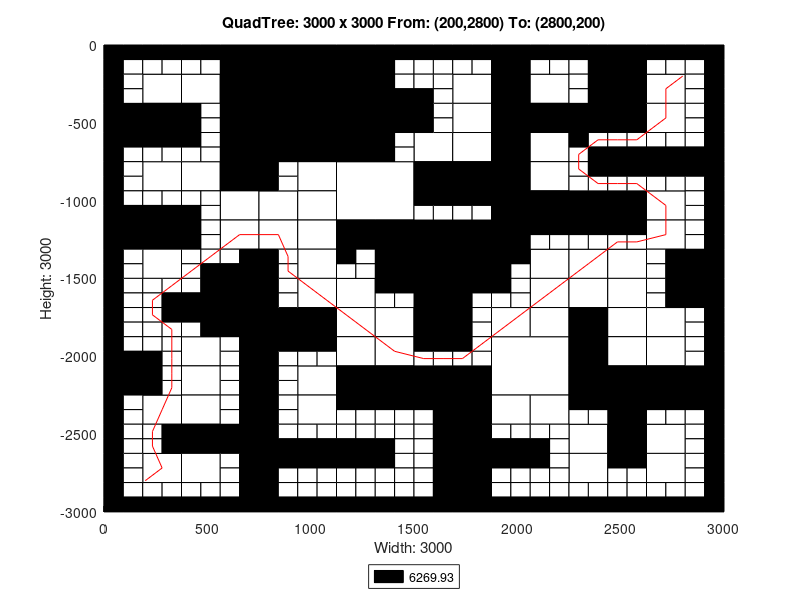

This figure's MATLAB source:
axis([0 3000 -3000 0]);
title('QuadTree: 3000 x 3000 From: (200,2800) To: (2800,200)');
xlabel('Width: 3000');
ylabel('Height: 3000');
rectangle('Position',[750 -375 375 375], 'FaceColor',[0 0 0]);
rectangle('Position',[750 -750 375 375], 'FaceColor',[0 0 0]);
rectangle('Position',[1125 -1125 375 375], 'FaceColor',[1 1 1]);
rectangle('Position',[1500 -1500 375 375], 'FaceColor',[0 0 0]);
rectangle('Position',[1875 -2250 375 375], 'FaceColor',[1 1 1]);
rectangle('Position',[187.5 -375 187.5 187.5], 'FaceColor',[1 1 1]);
rectangle('Position',[562.5 -187.5 187.5 187.5], 'FaceColor',[0 0 0]);
rectangle('Position',[375 -375 187.5 187.5], 'FaceColor',[1 1 1]);
rectangle('Position',[562.5 -375 187.5 187.5], 'FaceColor',[0 0 0]);
rectangle('Position',[0 -562.5 187.5 187.5], 'FaceColor',[0 0 0]);
rectangle('Position',[187.5 -562.5 187.5 187.5], 'FaceColor',[0 0 0]);
rectangle('Position',[562.5 -562.5 187.5 187.5], 'FaceColor',[0 0 0]);
rectangle('Position',[562.5 -750 187.5 187.5], 'FaceColor',[0 0 0]);
rectangle('Position',[1125 -187.5 187.5 187.5], 'FaceColor',[0 0 0]);
rectangle('Position',[1125 -375 187.5 187.5], 'FaceColor',[0 0 0]);
rectangle('Position',[1125 -562.5 187.5 187.5], 'FaceColor',[0 0 0]);
rectangle('Position',[1312.5 -562.5 187.5 187.5], 'FaceColor',[0 0 0]);
rectangle('Position',[1125 -750 187.5 187.5], 'FaceColor',[0 0 0]);
rectangle('Position',[187.5 -937.5 187.5 187.5], 'FaceColor',[1 1 1]);
rectangle('Position',[375 -937.5 187.5 187.5], 'FaceColor',[1 1 1]);
rectangle('Position',[562.5 -937.5 187.5 187.5], 'FaceColor',[0 0 0]);
rectangle('Position',[562.5 -1125 187.5 187.5], 'FaceColor',[1 1 1]);
rectangle('Position',[0 -1312.5 187.5 187.5], 'FaceColor',[0 0 0]);
rectangle('Position',[187.5 -1312.5 187.5 187.5], 'FaceColor',[0 0 0]);
rectangle('Position',[187.5 -1500 187.5 187.5], 'FaceColor',[1 1 1]);
rectangle('Position',[562.5 -1312.5 187.5 187.5], 'FaceColor',[1 1 1]);
rectangle('Position',[937.5 -937.5 187.5 187.5], 'FaceColor',[1 1 1]);
rectangle('Position',[750 -1125 187.5 187.5], 'FaceColor',[1 1 1]);
rectangle('Position',[937.5 -1125 187.5 187.5], 'FaceColor',[1 1 1]);
rectangle('Position',[750 -1312.5 187.5 187.5], 'FaceColor',[1 1 1]);
rectangle('Position',[937.5 -1312.5 187.5 187.5], 'FaceColor',[1 1 1]);
rectangle('Position',[937.5 -1500 187.5 187.5], 'FaceColor',[1 1 1]);
rectangle('Position',[1125 -1312.5 187.5 187.5], 'FaceColor',[0 0 0]);
rectangle('Position',[1312.5 -1312.5 187.5 187.5], 'FaceColor',[0 0 0]);
rectangle('Position',[1312.5 -1500 187.5 187.5], 'FaceColor',[0 0 0]);
rectangle('Position',[1687.5 -375 187.5 187.5], 'FaceColor',[1 1 1]);
rectangle('Position',[1875 -187.5 187.5 187.5], 'FaceColor',[0 0 0]);
rectangle('Position',[1875 -375 187.5 187.5], 'FaceColor',[0 0 0]);
rectangle('Position',[2062.5 -375 187.5 187.5], 'FaceColor',[1 1 1]);
rectangle('Position',[1687.5 -562.5 187.5 187.5], 'FaceColor',[1 1 1]);
rectangle('Position',[1500 -750 187.5 187.5], 'FaceColor',[1 1 1]);
rectangle('Position',[1687.5 -750 187.5 187.5], 'FaceColor',[1 1 1]);
rectangle('Position',[1875 -562.5 187.5 187.5], 'FaceColor',[0 0 0]);
rectangle('Position',[2062.5 -562.5 187.5 187.5], 'FaceColor',[0 0 0]);
rectangle('Position',[1875 -750 187.5 187.5], 'FaceColor',[0 0 0]);
rectangle('Position',[2062.5 -750 187.5 187.5], 'FaceColor',[1 1 1]);
rectangle('Position',[2437.5 -187.5 187.5 187.5], 'FaceColor',[0 0 0]);
rectangle('Position',[2437.5 -375 187.5 187.5], 'FaceColor',[0 0 0]);
rectangle('Position',[2625 -375 187.5 187.5], 'FaceColor',[1 1 1]);
rectangle('Position',[2250 -562.5 187.5 187.5], 'FaceColor',[0 0 0]);
rectangle('Position',[2437.5 -562.5 187.5 187.5], 'FaceColor',[0 0 0]);
rectangle('Position',[2625 -562.5 187.5 187.5], 'FaceColor',[1 1 1]);
rectangle('Position',[1500 -937.5 187.5 187.5], 'FaceColor',[0 0 0]);
rectangle('Position',[1687.5 -937.5 187.5 187.5], 'FaceColor',[0 0 0]);
rectangle('Position',[1875 -937.5 187.5 187.5], 'FaceColor',[0 0 0]);
rectangle('Position',[2062.5 -937.5 187.5 187.5], 'FaceColor',[1 1 1]);
rectangle('Position',[1875 -1125 187.5 187.5], 'FaceColor',[0 0 0]);
rectangle('Position',[2062.5 -1125 187.5 187.5], 'FaceColor',[0 0 0]);
rectangle('Position',[1875 -1312.5 187.5 187.5], 'FaceColor',[0 0 0]);
rectangle('Position',[2062.5 -1500 187.5 187.5], 'FaceColor',[1 1 1]);
rectangle('Position',[2250 -1125 187.5 187.5], 'FaceColor',[0 0 0]);
rectangle('Position',[2437.5 -1125 187.5 187.5], 'FaceColor',[0 0 0]);
rectangle('Position',[2625 -1125 187.5 187.5], 'FaceColor',[1 1 1]);
rectangle('Position',[2250 -1500 187.5 187.5], 'FaceColor',[1 1 1]);
rectangle('Position',[2437.5 -1500 187.5 187.5], 'FaceColor',[1 1 1]);
rectangle('Position',[2625 -1312.5 187.5 187.5], 'FaceColor',[1 1 1]);
rectangle('Position',[2812.5 -1500 187.5 187.5], 'FaceColor',[0 0 0]);
rectangle('Position',[562.5 -1687.5 187.5 187.5], 'FaceColor',[0 0 0]);
rectangle('Position',[562.5 -1875 187.5 187.5], 'FaceColor',[0 0 0]);
rectangle('Position',[0 -2250 187.5 187.5], 'FaceColor',[0 0 0]);
rectangle('Position',[375 -2062.5 187.5 187.5], 'FaceColor',[1 1 1]);
rectangle('Position',[375 -2250 187.5 187.5], 'FaceColor',[1 1 1]);
rectangle('Position',[937.5 -1687.5 187.5 187.5], 'FaceColor',[1 1 1]);
rectangle('Position',[750 -1875 187.5 187.5], 'FaceColor',[0 0 0]);
rectangle('Position',[937.5 -1875 187.5 187.5], 'FaceColor',[0 0 0]);
rectangle('Position',[1125 -1687.5 187.5 187.5], 'FaceColor',[1 1 1]);
rectangle('Position',[1125 -1875 187.5 187.5], 'FaceColor',[1 1 1]);
rectangle('Position',[1312.5 -1875 187.5 187.5], 'FaceColor',[1 1 1]);
rectangle('Position',[937.5 -2250 187.5 187.5], 'FaceColor',[1 1 1]);
rectangle('Position',[1125 -2062.5 187.5 187.5], 'FaceColor',[1 1 1]);
rectangle('Position',[1312.5 -2062.5 187.5 187.5], 'FaceColor',[1 1 1]);
rectangle('Position',[1125 -2250 187.5 187.5], 'FaceColor',[0 0 0]);
rectangle('Position',[1312.5 -2250 187.5 187.5], 'FaceColor',[0 0 0]);
rectangle('Position',[187.5 -2437.5 187.5 187.5], 'FaceColor',[1 1 1]);
rectangle('Position',[375 -2437.5 187.5 187.5], 'FaceColor',[1 1 1]);
rectangle('Position',[375 -2625 187.5 187.5], 'FaceColor',[0 0 0]);
rectangle('Position',[562.5 -2625 187.5 187.5], 'FaceColor',[0 0 0]);
rectangle('Position',[187.5 -2812.5 187.5 187.5], 'FaceColor',[1 1 1]);
rectangle('Position',[375 -2812.5 187.5 187.5], 'FaceColor',[1 1 1]);
rectangle('Position',[937.5 -2437.5 187.5 187.5], 'FaceColor',[1 1 1]);
rectangle('Position',[1500 -1687.5 187.5 187.5], 'FaceColor',[0 0 0]);
rectangle('Position',[1500 -1875 187.5 187.5], 'FaceColor',[0 0 0]);
rectangle('Position',[2062.5 -1687.5 187.5 187.5], 'FaceColor',[1 1 1]);
rectangle('Position',[1875 -1875 187.5 187.5], 'FaceColor',[1 1 1]);
rectangle('Position',[2062.5 -1875 187.5 187.5], 'FaceColor',[1 1 1]);
rectangle('Position',[1500 -2250 187.5 187.5], 'FaceColor',[0 0 0]);
rectangle('Position',[1687.5 -2250 187.5 187.5], 'FaceColor',[0 0 0]);
rectangle('Position',[2250 -1687.5 187.5 187.5], 'FaceColor',[1 1 1]);
rectangle('Position',[2437.5 -1687.5 187.5 187.5], 'FaceColor',[1 1 1]);
rectangle('Position',[2250 -1875 187.5 187.5], 'FaceColor',[0 0 0]);
rectangle('Position',[2437.5 -1875 187.5 187.5], 'FaceColor',[1 1 1]);
rectangle('Position',[2812.5 -1687.5 187.5 187.5], 'FaceColor',[0 0 0]);
rectangle('Position',[2625 -1875 187.5 187.5], 'FaceColor',[1 1 1]);
rectangle('Position',[2250 -2062.5 187.5 187.5], 'FaceColor',[0 0 0]);
rectangle('Position',[2437.5 -2062.5 187.5 187.5], 'FaceColor',[1 1 1]);
rectangle('Position',[2250 -2250 187.5 187.5], 'FaceColor',[0 0 0]);
rectangle('Position',[2437.5 -2250 187.5 187.5], 'FaceColor',[0 0 0]);
rectangle('Position',[2625 -2062.5 187.5 187.5], 'FaceColor',[1 1 1]);
rectangle('Position',[2625 -2250 187.5 187.5], 'FaceColor',[0 0 0]);
rectangle('Position',[2812.5 -2250 187.5 187.5], 'FaceColor',[0 0 0]);
rectangle('Position',[1687.5 -2437.5 187.5 187.5], 'FaceColor',[0 0 0]);
rectangle('Position',[1687.5 -2625 187.5 187.5], 'FaceColor',[0 0 0]);
rectangle('Position',[1875 -2437.5 187.5 187.5], 'FaceColor',[1 1 1]);
rectangle('Position',[2062.5 -2437.5 187.5 187.5], 'FaceColor',[1 1 1]);
rectangle('Position',[1687.5 -2812.5 187.5 187.5], 'FaceColor',[0 0 0]);
rectangle('Position',[1687.5 -3000 187.5 187.5], 'FaceColor',[0 0 0]);
rectangle('Position',[2437.5 -2437.5 187.5 187.5], 'FaceColor',[0 0 0]);
rectangle('Position',[2250 -2625 187.5 187.5], 'FaceColor',[1 1 1]);
rectangle('Position',[2437.5 -2625 187.5 187.5], 'FaceColor',[0 0 0]);
rectangle('Position',[2625 -2625 187.5 187.5], 'FaceColor',[1 1 1]);
rectangle('Position',[2250 -2812.5 187.5 187.5], 'FaceColor',[1 1 1]);
rectangle('Position',[2625 -2812.5 187.5 187.5], 'FaceColor',[1 1 1]);
rectangle('Position',[0 -93.75 93.75 93.75], 'FaceColor',[0 0 0]);
rectangle('Position',[93.75 -93.75 93.75 93.75], 'FaceColor',[0 0 0]);
rectangle('Position',[0 -187.5 93.75 93.75], 'FaceColor',[0 0 0]);
rectangle('Position',[93.75 -187.5 93.75 93.75], 'FaceColor',[1 1 1]);
rectangle('Position',[187.5 -93.75 93.75 93.75], 'FaceColor',[0 0 0]);
rectangle('Position',[281.25 -93.75 93.75 93.75], 'FaceColor',[0 0 0]);
rectangle('Position',[187.5 -187.5 93.75 93.75], 'FaceColor',[1 1 1]);
rectangle('Position',[281.25 -187.5 93.75 93.75], 'FaceColor',[1 1 1]);
rectangle('Position',[0 -281.25 93.75 93.75], 'FaceColor',[0 0 0]);
rectangle('Position',[93.75 -281.25 93.75 93.75], 'FaceColor',[1 1 1]);
rectangle('Position',[0 -375 93.75 93.75], 'FaceColor',[0 0 0]);
rectangle('Position',[93.75 -375 93.75 93.75], 'FaceColor',[1 1 1]);
rectangle('Position',[375 -93.75 93.75 93.75], 'FaceColor',[0 0 0]);
rectangle('Position',[468.75 -93.75 93.75 93.75], 'FaceColor',[0 0 0]);
rectangle('Position',[375 -187.5 93.75 93.75], 'FaceColor',[1 1 1]);
rectangle('Position',[468.75 -187.5 93.75 93.75], 'FaceColor',[1 1 1]);
rectangle('Position',[0 -656.25 93.75 93.75], 'FaceColor',[0 0 0]);
rectangle('Position',[93.75 -656.25 93.75 93.75], 'FaceColor',[0 0 0]);
rectangle('Position',[0 -750 93.75 93.75], 'FaceColor',[0 0 0]);
rectangle('Position',[93.75 -750 93.75 93.75], 'FaceColor',[1 1 1]);
rectangle('Position',[187.5 -656.25 93.75 93.75], 'FaceColor',[0 0 0]);
rectangle('Position',[281.25 -656.25 93.75 93.75], 'FaceColor',[0 0 0]);
rectangle('Position',[187.5 -750 93.75 93.75], 'FaceColor',[1 1 1]);
rectangle('Position',[281.25 -750 93.75 93.75], 'FaceColor',[1 1 1]);
rectangle('Position',[375 -468.75 93.75 93.75], 'FaceColor',[0 0 0]);
rectangle('Position',[468.75 -468.75 93.75 93.75], 'FaceColor',[1 1 1]);
rectangle('Position',[375 -562.5 93.75 93.75], 'FaceColor',[0 0 0]);
rectangle('Position',[468.75 -562.5 93.75 93.75], 'FaceColor',[1 1 1]);
rectangle('Position',[375 -656.25 93.75 93.75], 'FaceColor',[0 0 0]);
rectangle('Position',[468.75 -656.25 93.75 93.75], 'FaceColor',[1 1 1]);
rectangle('Position',[375 -750 93.75 93.75], 'FaceColor',[1 1 1]);
rectangle('Position',[468.75 -750 93.75 93.75], 'FaceColor',[1 1 1]);
rectangle('Position',[1312.5 -93.75 93.75 93.75], 'FaceColor',[0 0 0]);
rectangle('Position',[1406.25 -93.75 93.75 93.75], 'FaceColor',[0 0 0]);
rectangle('Position',[1312.5 -187.5 93.75 93.75], 'FaceColor',[0 0 0]);
rectangle('Position',[1406.25 -187.5 93.75 93.75], 'FaceColor',[1 1 1]);
rectangle('Position',[1312.5 -281.25 93.75 93.75], 'FaceColor',[0 0 0]);
rectangle('Position',[1406.25 -281.25 93.75 93.75], 'FaceColor',[1 1 1]);
rectangle('Position',[1312.5 -375 93.75 93.75], 'FaceColor',[0 0 0]);
rectangle('Position',[1406.25 -375 93.75 93.75], 'FaceColor',[0 0 0]);
rectangle('Position',[1312.5 -656.25 93.75 93.75], 'FaceColor',[0 0 0]);
rectangle('Position',[1406.25 -656.25 93.75 93.75], 'FaceColor',[1 1 1]);
rectangle('Position',[1312.5 -750 93.75 93.75], 'FaceColor',[0 0 0]);
rectangle('Position',[1406.25 -750 93.75 93.75], 'FaceColor',[1 1 1]);
rectangle('Position',[0 -843.75 93.75 93.75], 'FaceColor',[0 0 0]);
rectangle('Position',[93.75 -843.75 93.75 93.75], 'FaceColor',[1 1 1]);
rectangle('Position',[0 -937.5 93.75 93.75], 'FaceColor',[0 0 0]);
rectangle('Position',[93.75 -937.5 93.75 93.75], 'FaceColor',[1 1 1]);
rectangle('Position',[0 -1031.25 93.75 93.75], 'FaceColor',[0 0 0]);
rectangle('Position',[93.75 -1031.25 93.75 93.75], 'FaceColor',[1 1 1]);
rectangle('Position',[0 -1125 93.75 93.75], 'FaceColor',[0 0 0]);
rectangle('Position',[93.75 -1125 93.75 93.75], 'FaceColor',[0 0 0]);
rectangle('Position',[187.5 -1031.25 93.75 93.75], 'FaceColor',[1 1 1]);
rectangle('Position',[281.25 -1031.25 93.75 93.75], 'FaceColor',[1 1 1]);
rectangle('Position',[187.5 -1125 93.75 93.75], 'FaceColor',[0 0 0]);
rectangle('Position',[281.25 -1125 93.75 93.75], 'FaceColor',[0 0 0]);
rectangle('Position',[375 -1031.25 93.75 93.75], 'FaceColor',[1 1 1]);
rectangle('Position',[468.75 -1031.25 93.75 93.75], 'FaceColor',[1 1 1]);
rectangle('Position',[375 -1125 93.75 93.75], 'FaceColor',[0 0 0]);
rectangle('Position',[468.75 -1125 93.75 93.75], 'FaceColor',[1 1 1]);
rectangle('Position',[0 -1406.25 93.75 93.75], 'FaceColor',[0 0 0]);
rectangle('Position',[93.75 -1406.25 93.75 93.75], 'FaceColor',[1 1 1]);
rectangle('Position',[0 -1500 93.75 93.75], 'FaceColor',[0 0 0]);
rectangle('Position',[93.75 -1500 93.75 93.75], 'FaceColor',[1 1 1]);
rectangle('Position',[375 -1218.75 93.75 93.75], 'FaceColor',[0 0 0]);
rectangle('Position',[468.75 -1218.75 93.75 93.75], 'FaceColor',[1 1 1]);
rectangle('Position',[375 -1312.5 93.75 93.75], 'FaceColor',[0 0 0]);
rectangle('Position',[468.75 -1312.5 93.75 93.75], 'FaceColor',[1 1 1]);
rectangle('Position',[375 -1406.25 93.75 93.75], 'FaceColor',[1 1 1]);
rectangle('Position',[468.75 -1406.25 93.75 93.75], 'FaceColor',[1 1 1]);
rectangle('Position',[375 -1500 93.75 93.75], 'FaceColor',[1 1 1]);
rectangle('Position',[468.75 -1500 93.75 93.75], 'FaceColor',[0 0 0]);
rectangle('Position',[562.5 -1406.25 93.75 93.75], 'FaceColor',[1 1 1]);
rectangle('Position',[656.25 -1406.25 93.75 93.75], 'FaceColor',[0 0 0]);
rectangle('Position',[562.5 -1500 93.75 93.75], 'FaceColor',[0 0 0]);
rectangle('Position',[656.25 -1500 93.75 93.75], 'FaceColor',[0 0 0]);
rectangle('Position',[750 -843.75 93.75 93.75], 'FaceColor',[0 0 0]);
rectangle('Position',[843.75 -843.75 93.75 93.75], 'FaceColor',[1 1 1]);
rectangle('Position',[750 -937.5 93.75 93.75], 'FaceColor',[0 0 0]);
rectangle('Position',[843.75 -937.5 93.75 93.75], 'FaceColor',[1 1 1]);
rectangle('Position',[750 -1406.25 93.75 93.75], 'FaceColor',[0 0 0]);
rectangle('Position',[843.75 -1406.25 93.75 93.75], 'FaceColor',[1 1 1]);
rectangle('Position',[750 -1500 93.75 93.75], 'FaceColor',[0 0 0]);
rectangle('Position',[843.75 -1500 93.75 93.75], 'FaceColor',[1 1 1]);
rectangle('Position',[1125 -1406.25 93.75 93.75], 'FaceColor',[0 0 0]);
rectangle('Position',[1218.75 -1406.25 93.75 93.75], 'FaceColor',[1 1 1]);
rectangle('Position',[1125 -1500 93.75 93.75], 'FaceColor',[1 1 1]);
rectangle('Position',[1218.75 -1500 93.75 93.75], 'FaceColor',[1 1 1]);
rectangle('Position',[1500 -93.75 93.75 93.75], 'FaceColor',[0 0 0]);
rectangle('Position',[1593.75 -93.75 93.75 93.75], 'FaceColor',[0 0 0]);
rectangle('Position',[1500 -187.5 93.75 93.75], 'FaceColor',[1 1 1]);
rectangle('Position',[1593.75 -187.5 93.75 93.75], 'FaceColor',[1 1 1]);
rectangle('Position',[1687.5 -93.75 93.75 93.75], 'FaceColor',[0 0 0]);
rectangle('Position',[1781.25 -93.75 93.75 93.75], 'FaceColor',[0 0 0]);
rectangle('Position',[1687.5 -187.5 93.75 93.75], 'FaceColor',[1 1 1]);
rectangle('Position',[1781.25 -187.5 93.75 93.75], 'FaceColor',[1 1 1]);
rectangle('Position',[1500 -281.25 93.75 93.75], 'FaceColor',[1 1 1]);
rectangle('Position',[1593.75 -281.25 93.75 93.75], 'FaceColor',[1 1 1]);
rectangle('Position',[1500 -375 93.75 93.75], 'FaceColor',[0 0 0]);
rectangle('Position',[1593.75 -375 93.75 93.75], 'FaceColor',[1 1 1]);
rectangle('Position',[2062.5 -93.75 93.75 93.75], 'FaceColor',[0 0 0]);
rectangle('Position',[2156.25 -93.75 93.75 93.75], 'FaceColor',[0 0 0]);
rectangle('Position',[2062.5 -187.5 93.75 93.75], 'FaceColor',[1 1 1]);
rectangle('Position',[2156.25 -187.5 93.75 93.75], 'FaceColor',[1 1 1]);
rectangle('Position',[1500 -468.75 93.75 93.75], 'FaceColor',[0 0 0]);
rectangle('Position',[1593.75 -468.75 93.75 93.75], 'FaceColor',[1 1 1]);
rectangle('Position',[1500 -562.5 93.75 93.75], 'FaceColor',[0 0 0]);
rectangle('Position',[1593.75 -562.5 93.75 93.75], 'FaceColor',[1 1 1]);
rectangle('Position',[2250 -93.75 93.75 93.75], 'FaceColor',[0 0 0]);
rectangle('Position',[2343.75 -93.75 93.75 93.75], 'FaceColor',[0 0 0]);
rectangle('Position',[2250 -187.5 93.75 93.75], 'FaceColor',[1 1 1]);
rectangle('Position',[2343.75 -187.5 93.75 93.75], 'FaceColor',[0 0 0]);
rectangle('Position',[2250 -281.25 93.75 93.75], 'FaceColor',[1 1 1]);
rectangle('Position',[2343.75 -281.25 93.75 93.75], 'FaceColor',[0 0 0]);
rectangle('Position',[2250 -375 93.75 93.75], 'FaceColor',[1 1 1]);
rectangle('Position',[2343.75 -375 93.75 93.75], 'FaceColor',[0 0 0]);
rectangle('Position',[2625 -93.75 93.75 93.75], 'FaceColor',[0 0 0]);
rectangle('Position',[2718.75 -93.75 93.75 93.75], 'FaceColor',[0 0 0]);
rectangle('Position',[2625 -187.5 93.75 93.75], 'FaceColor',[1 1 1]);
rectangle('Position',[2718.75 -187.5 93.75 93.75], 'FaceColor',[1 1 1]);
rectangle('Position',[2812.5 -93.75 93.75 93.75], 'FaceColor',[0 0 0]);
rectangle('Position',[2906.25 -93.75 93.75 93.75], 'FaceColor',[0 0 0]);
rectangle('Position',[2812.5 -187.5 93.75 93.75], 'FaceColor',[1 1 1]);
rectangle('Position',[2906.25 -187.5 93.75 93.75], 'FaceColor',[0 0 0]);
rectangle('Position',[2812.5 -281.25 93.75 93.75], 'FaceColor',[1 1 1]);
rectangle('Position',[2906.25 -281.25 93.75 93.75], 'FaceColor',[0 0 0]);
rectangle('Position',[2812.5 -375 93.75 93.75], 'FaceColor',[1 1 1]);
rectangle('Position',[2906.25 -375 93.75 93.75], 'FaceColor',[0 0 0]);
rectangle('Position',[2250 -656.25 93.75 93.75], 'FaceColor',[0 0 0]);
rectangle('Position',[2343.75 -656.25 93.75 93.75], 'FaceColor',[1 1 1]);
rectangle('Position',[2250 -750 93.75 93.75], 'FaceColor',[1 1 1]);
rectangle('Position',[2343.75 -750 93.75 93.75], 'FaceColor',[0 0 0]);
rectangle('Position',[2437.5 -656.25 93.75 93.75], 'FaceColor',[1 1 1]);
rectangle('Position',[2531.25 -656.25 93.75 93.75], 'FaceColor',[1 1 1]);
rectangle('Position',[2437.5 -750 93.75 93.75], 'FaceColor',[0 0 0]);
rectangle('Position',[2531.25 -750 93.75 93.75], 'FaceColor',[0 0 0]);
rectangle('Position',[2812.5 -468.75 93.75 93.75], 'FaceColor',[1 1 1]);
rectangle('Position',[2906.25 -468.75 93.75 93.75], 'FaceColor',[0 0 0]);
rectangle('Position',[2812.5 -562.5 93.75 93.75], 'FaceColor',[1 1 1]);
rectangle('Position',[2906.25 -562.5 93.75 93.75], 'FaceColor',[0 0 0]);
rectangle('Position',[2625 -656.25 93.75 93.75], 'FaceColor',[1 1 1]);
rectangle('Position',[2718.75 -656.25 93.75 93.75], 'FaceColor',[1 1 1]);
rectangle('Position',[2625 -750 93.75 93.75], 'FaceColor',[0 0 0]);
rectangle('Position',[2718.75 -750 93.75 93.75], 'FaceColor',[0 0 0]);
rectangle('Position',[2812.5 -656.25 93.75 93.75], 'FaceColor',[1 1 1]);
rectangle('Position',[2906.25 -656.25 93.75 93.75], 'FaceColor',[0 0 0]);
rectangle('Position',[2812.5 -750 93.75 93.75], 'FaceColor',[0 0 0]);
rectangle('Position',[2906.25 -750 93.75 93.75], 'FaceColor',[0 0 0]);
rectangle('Position',[1500 -1031.25 93.75 93.75], 'FaceColor',[0 0 0]);
rectangle('Position',[1593.75 -1031.25 93.75 93.75], 'FaceColor',[0 0 0]);
rectangle('Position',[1500 -1125 93.75 93.75], 'FaceColor',[1 1 1]);
rectangle('Position',[1593.75 -1125 93.75 93.75], 'FaceColor',[1 1 1]);
rectangle('Position',[1687.5 -1031.25 93.75 93.75], 'FaceColor',[0 0 0]);
rectangle('Position',[1781.25 -1031.25 93.75 93.75], 'FaceColor',[0 0 0]);
rectangle('Position',[1687.5 -1125 93.75 93.75], 'FaceColor',[1 1 1]);
rectangle('Position',[1781.25 -1125 93.75 93.75], 'FaceColor',[1 1 1]);
rectangle('Position',[2062.5 -1218.75 93.75 93.75], 'FaceColor',[0 0 0]);
rectangle('Position',[2156.25 -1218.75 93.75 93.75], 'FaceColor',[0 0 0]);
rectangle('Position',[2062.5 -1312.5 93.75 93.75], 'FaceColor',[1 1 1]);
rectangle('Position',[2156.25 -1312.5 93.75 93.75], 'FaceColor',[1 1 1]);
rectangle('Position',[1875 -1406.25 93.75 93.75], 'FaceColor',[0 0 0]);
rectangle('Position',[1968.75 -1406.25 93.75 93.75], 'FaceColor',[0 0 0]);
rectangle('Position',[1875 -1500 93.75 93.75], 'FaceColor',[0 0 0]);
rectangle('Position',[1968.75 -1500 93.75 93.75], 'FaceColor',[1 1 1]);
rectangle('Position',[2250 -843.75 93.75 93.75], 'FaceColor',[1 1 1]);
rectangle('Position',[2343.75 -843.75 93.75 93.75], 'FaceColor',[0 0 0]);
rectangle('Position',[2250 -937.5 93.75 93.75], 'FaceColor',[1 1 1]);
rectangle('Position',[2343.75 -937.5 93.75 93.75], 'FaceColor',[1 1 1]);
rectangle('Position',[2437.5 -843.75 93.75 93.75], 'FaceColor',[0 0 0]);
rectangle('Position',[2531.25 -843.75 93.75 93.75], 'FaceColor',[0 0 0]);
rectangle('Position',[2437.5 -937.5 93.75 93.75], 'FaceColor',[1 1 1]);
rectangle('Position',[2531.25 -937.5 93.75 93.75], 'FaceColor',[1 1 1]);
rectangle('Position',[2625 -843.75 93.75 93.75], 'FaceColor',[0 0 0]);
rectangle('Position',[2718.75 -843.75 93.75 93.75], 'FaceColor',[0 0 0]);
rectangle('Position',[2625 -937.5 93.75 93.75], 'FaceColor',[1 1 1]);
rectangle('Position',[2718.75 -937.5 93.75 93.75], 'FaceColor',[1 1 1]);
rectangle('Position',[2812.5 -843.75 93.75 93.75], 'FaceColor',[0 0 0]);
rectangle('Position',[2906.25 -843.75 93.75 93.75], 'FaceColor',[0 0 0]);
rectangle('Position',[2812.5 -937.5 93.75 93.75], 'FaceColor',[1 1 1]);
rectangle('Position',[2906.25 -937.5 93.75 93.75], 'FaceColor',[0 0 0]);
rectangle('Position',[2812.5 -1031.25 93.75 93.75], 'FaceColor',[1 1 1]);
rectangle('Position',[2906.25 -1031.25 93.75 93.75], 'FaceColor',[0 0 0]);
rectangle('Position',[2812.5 -1125 93.75 93.75], 'FaceColor',[1 1 1]);
rectangle('Position',[2906.25 -1125 93.75 93.75], 'FaceColor',[0 0 0]);
rectangle('Position',[2250 -1218.75 93.75 93.75], 'FaceColor',[0 0 0]);
rectangle('Position',[2343.75 -1218.75 93.75 93.75], 'FaceColor',[0 0 0]);
rectangle('Position',[2250 -1312.5 93.75 93.75], 'FaceColor',[1 1 1]);
rectangle('Position',[2343.75 -1312.5 93.75 93.75], 'FaceColor',[1 1 1]);
rectangle('Position',[2437.5 -1218.75 93.75 93.75], 'FaceColor',[0 0 0]);
rectangle('Position',[2531.25 -1218.75 93.75 93.75], 'FaceColor',[0 0 0]);
rectangle('Position',[2437.5 -1312.5 93.75 93.75], 'FaceColor',[1 1 1]);
rectangle('Position',[2531.25 -1312.5 93.75 93.75], 'FaceColor',[1 1 1]);
rectangle('Position',[2812.5 -1218.75 93.75 93.75], 'FaceColor',[1 1 1]);
rectangle('Position',[2906.25 -1218.75 93.75 93.75], 'FaceColor',[0 0 0]);
rectangle('Position',[2812.5 -1312.5 93.75 93.75], 'FaceColor',[1 1 1]);
rectangle('Position',[2906.25 -1312.5 93.75 93.75], 'FaceColor',[0 0 0]);
rectangle('Position',[2625 -1406.25 93.75 93.75], 'FaceColor',[1 1 1]);
rectangle('Position',[2718.75 -1406.25 93.75 93.75], 'FaceColor',[0 0 0]);
rectangle('Position',[2625 -1500 93.75 93.75], 'FaceColor',[1 1 1]);
rectangle('Position',[2718.75 -1500 93.75 93.75], 'FaceColor',[0 0 0]);
rectangle('Position',[0 -1593.75 93.75 93.75], 'FaceColor',[0 0 0]);
rectangle('Position',[93.75 -1593.75 93.75 93.75], 'FaceColor',[1 1 1]);
rectangle('Position',[0 -1687.5 93.75 93.75], 'FaceColor',[0 0 0]);
rectangle('Position',[93.75 -1687.5 93.75 93.75], 'FaceColor',[1 1 1]);
rectangle('Position',[187.5 -1593.75 93.75 93.75], 'FaceColor',[1 1 1]);
rectangle('Position',[281.25 -1593.75 93.75 93.75], 'FaceColor',[1 1 1]);
rectangle('Position',[187.5 -1687.5 93.75 93.75], 'FaceColor',[1 1 1]);
rectangle('Position',[281.25 -1687.5 93.75 93.75], 'FaceColor',[0 0 0]);
rectangle('Position',[0 -1781.25 93.75 93.75], 'FaceColor',[0 0 0]);
rectangle('Position',[93.75 -1781.25 93.75 93.75], 'FaceColor',[1 1 1]);
rectangle('Position',[0 -1875 93.75 93.75], 'FaceColor',[0 0 0]);
rectangle('Position',[93.75 -1875 93.75 93.75], 'FaceColor',[1 1 1]);
rectangle('Position',[187.5 -1781.25 93.75 93.75], 'FaceColor',[1 1 1]);
rectangle('Position',[281.25 -1781.25 93.75 93.75], 'FaceColor',[0 0 0]);
rectangle('Position',[187.5 -1875 93.75 93.75], 'FaceColor',[1 1 1]);
rectangle('Position',[281.25 -1875 93.75 93.75], 'FaceColor',[1 1 1]);
rectangle('Position',[375 -1593.75 93.75 93.75], 'FaceColor',[1 1 1]);
rectangle('Position',[468.75 -1593.75 93.75 93.75], 'FaceColor',[0 0 0]);
rectangle('Position',[375 -1687.5 93.75 93.75], 'FaceColor',[0 0 0]);
rectangle('Position',[468.75 -1687.5 93.75 93.75], 'FaceColor',[0 0 0]);
rectangle('Position',[375 -1781.25 93.75 93.75], 'FaceColor',[0 0 0]);
rectangle('Position',[468.75 -1781.25 93.75 93.75], 'FaceColor',[0 0 0]);
rectangle('Position',[375 -1875 93.75 93.75], 'FaceColor',[1 1 1]);
rectangle('Position',[468.75 -1875 93.75 93.75], 'FaceColor',[0 0 0]);
rectangle('Position',[0 -1968.75 93.75 93.75], 'FaceColor',[0 0 0]);
rectangle('Position',[93.75 -1968.75 93.75 93.75], 'FaceColor',[1 1 1]);
rectangle('Position',[0 -2062.5 93.75 93.75], 'FaceColor',[0 0 0]);
rectangle('Position',[93.75 -2062.5 93.75 93.75], 'FaceColor',[0 0 0]);
rectangle('Position',[187.5 -1968.75 93.75 93.75], 'FaceColor',[1 1 1]);
rectangle('Position',[281.25 -1968.75 93.75 93.75], 'FaceColor',[1 1 1]);
rectangle('Position',[187.5 -2062.5 93.75 93.75], 'FaceColor',[0 0 0]);
rectangle('Position',[281.25 -2062.5 93.75 93.75], 'FaceColor',[1 1 1]);
rectangle('Position',[187.5 -2156.25 93.75 93.75], 'FaceColor',[0 0 0]);
rectangle('Position',[281.25 -2156.25 93.75 93.75], 'FaceColor',[1 1 1]);
rectangle('Position',[187.5 -2250 93.75 93.75], 'FaceColor',[0 0 0]);
rectangle('Position',[281.25 -2250 93.75 93.75], 'FaceColor',[1 1 1]);
rectangle('Position',[562.5 -1968.75 93.75 93.75], 'FaceColor',[1 1 1]);
rectangle('Position',[656.25 -1968.75 93.75 93.75], 'FaceColor',[0 0 0]);
rectangle('Position',[562.5 -2062.5 93.75 93.75], 'FaceColor',[1 1 1]);
rectangle('Position',[656.25 -2062.5 93.75 93.75], 'FaceColor',[0 0 0]);
rectangle('Position',[562.5 -2156.25 93.75 93.75], 'FaceColor',[1 1 1]);
rectangle('Position',[656.25 -2156.25 93.75 93.75], 'FaceColor',[0 0 0]);
rectangle('Position',[562.5 -2250 93.75 93.75], 'FaceColor',[1 1 1]);
rectangle('Position',[656.25 -2250 93.75 93.75], 'FaceColor',[0 0 0]);
rectangle('Position',[750 -1593.75 93.75 93.75], 'FaceColor',[0 0 0]);
rectangle('Position',[843.75 -1593.75 93.75 93.75], 'FaceColor',[1 1 1]);
rectangle('Position',[750 -1687.5 93.75 93.75], 'FaceColor',[0 0 0]);
rectangle('Position',[843.75 -1687.5 93.75 93.75], 'FaceColor',[1 1 1]);
rectangle('Position',[1312.5 -1593.75 93.75 93.75], 'FaceColor',[0 0 0]);
rectangle('Position',[1406.25 -1593.75 93.75 93.75], 'FaceColor',[0 0 0]);
rectangle('Position',[1312.5 -1687.5 93.75 93.75], 'FaceColor',[1 1 1]);
rectangle('Position',[1406.25 -1687.5 93.75 93.75], 'FaceColor',[1 1 1]);
rectangle('Position',[750 -1968.75 93.75 93.75], 'FaceColor',[0 0 0]);
rectangle('Position',[843.75 -1968.75 93.75 93.75], 'FaceColor',[0 0 0]);
rectangle('Position',[750 -2062.5 93.75 93.75], 'FaceColor',[0 0 0]);
rectangle('Position',[843.75 -2062.5 93.75 93.75], 'FaceColor',[1 1 1]);
rectangle('Position',[937.5 -1968.75 93.75 93.75], 'FaceColor',[0 0 0]);
rectangle('Position',[1031.25 -1968.75 93.75 93.75], 'FaceColor',[0 0 0]);
rectangle('Position',[937.5 -2062.5 93.75 93.75], 'FaceColor',[1 1 1]);
rectangle('Position',[1031.25 -2062.5 93.75 93.75], 'FaceColor',[1 1 1]);
rectangle('Position',[750 -2156.25 93.75 93.75], 'FaceColor',[0 0 0]);
rectangle('Position',[843.75 -2156.25 93.75 93.75], 'FaceColor',[1 1 1]);
rectangle('Position',[750 -2250 93.75 93.75], 'FaceColor',[0 0 0]);
rectangle('Position',[843.75 -2250 93.75 93.75], 'FaceColor',[1 1 1]);
rectangle('Position',[0 -2343.75 93.75 93.75], 'FaceColor',[0 0 0]);
rectangle('Position',[93.75 -2343.75 93.75 93.75], 'FaceColor',[1 1 1]);
rectangle('Position',[0 -2437.5 93.75 93.75], 'FaceColor',[0 0 0]);
rectangle('Position',[93.75 -2437.5 93.75 93.75], 'FaceColor',[1 1 1]);
rectangle('Position',[0 -2531.25 93.75 93.75], 'FaceColor',[0 0 0]);
rectangle('Position',[93.75 -2531.25 93.75 93.75], 'FaceColor',[1 1 1]);
rectangle('Position',[0 -2625 93.75 93.75], 'FaceColor',[0 0 0]);
rectangle('Position',[93.75 -2625 93.75 93.75], 'FaceColor',[1 1 1]);
rectangle('Position',[187.5 -2531.25 93.75 93.75], 'FaceColor',[1 1 1]);
rectangle('Position',[281.25 -2531.25 93.75 93.75], 'FaceColor',[0 0 0]);
rectangle('Position',[187.5 -2625 93.75 93.75], 'FaceColor',[1 1 1]);
rectangle('Position',[281.25 -2625 93.75 93.75], 'FaceColor',[0 0 0]);
rectangle('Position',[562.5 -2343.75 93.75 93.75], 'FaceColor',[1 1 1]);
rectangle('Position',[656.25 -2343.75 93.75 93.75], 'FaceColor',[0 0 0]);
rectangle('Position',[562.5 -2437.5 93.75 93.75], 'FaceColor',[1 1 1]);
rectangle('Position',[656.25 -2437.5 93.75 93.75], 'FaceColor',[0 0 0]);
rectangle('Position',[0 -2718.75 93.75 93.75], 'FaceColor',[0 0 0]);
rectangle('Position',[93.75 -2718.75 93.75 93.75], 'FaceColor',[1 1 1]);
rectangle('Position',[0 -2812.5 93.75 93.75], 'FaceColor',[0 0 0]);
rectangle('Position',[93.75 -2812.5 93.75 93.75], 'FaceColor',[1 1 1]);
rectangle('Position',[0 -2906.25 93.75 93.75], 'FaceColor',[0 0 0]);
rectangle('Position',[93.75 -2906.25 93.75 93.75], 'FaceColor',[1 1 1]);
rectangle('Position',[0 -3000 93.75 93.75], 'FaceColor',[0 0 0]);
rectangle('Position',[93.75 -3000 93.75 93.75], 'FaceColor',[0 0 0]);
rectangle('Position',[187.5 -2906.25 93.75 93.75], 'FaceColor',[1 1 1]);
rectangle('Position',[281.25 -2906.25 93.75 93.75], 'FaceColor',[1 1 1]);
rectangle('Position',[187.5 -3000 93.75 93.75], 'FaceColor',[0 0 0]);
rectangle('Position',[281.25 -3000 93.75 93.75], 'FaceColor',[0 0 0]);
rectangle('Position',[562.5 -2718.75 93.75 93.75], 'FaceColor',[1 1 1]);
rectangle('Position',[656.25 -2718.75 93.75 93.75], 'FaceColor',[0 0 0]);
rectangle('Position',[562.5 -2812.5 93.75 93.75], 'FaceColor',[1 1 1]);
rectangle('Position',[656.25 -2812.5 93.75 93.75], 'FaceColor',[0 0 0]);
rectangle('Position',[375 -2906.25 93.75 93.75], 'FaceColor',[1 1 1]);
rectangle('Position',[468.75 -2906.25 93.75 93.75], 'FaceColor',[1 1 1]);
rectangle('Position',[375 -3000 93.75 93.75], 'FaceColor',[0 0 0]);
rectangle('Position',[468.75 -3000 93.75 93.75], 'FaceColor',[0 0 0]);
rectangle('Position',[562.5 -2906.25 93.75 93.75], 'FaceColor',[1 1 1]);
rectangle('Position',[656.25 -2906.25 93.75 93.75], 'FaceColor',[0 0 0]);
rectangle('Position',[562.5 -3000 93.75 93.75], 'FaceColor',[0 0 0]);
rectangle('Position',[656.25 -3000 93.75 93.75], 'FaceColor',[0 0 0]);
rectangle('Position',[750 -2343.75 93.75 93.75], 'FaceColor',[0 0 0]);
rectangle('Position',[843.75 -2343.75 93.75 93.75], 'FaceColor',[1 1 1]);
rectangle('Position',[750 -2437.5 93.75 93.75], 'FaceColor',[0 0 0]);
rectangle('Position',[843.75 -2437.5 93.75 93.75], 'FaceColor',[1 1 1]);
rectangle('Position',[750 -2531.25 93.75 93.75], 'FaceColor',[0 0 0]);
rectangle('Position',[843.75 -2531.25 93.75 93.75], 'FaceColor',[1 1 1]);
rectangle('Position',[750 -2625 93.75 93.75], 'FaceColor',[0 0 0]);
rectangle('Position',[843.75 -2625 93.75 93.75], 'FaceColor',[0 0 0]);
rectangle('Position',[937.5 -2531.25 93.75 93.75], 'FaceColor',[1 1 1]);
rectangle('Position',[1031.25 -2531.25 93.75 93.75], 'FaceColor',[1 1 1]);
rectangle('Position',[937.5 -2625 93.75 93.75], 'FaceColor',[0 0 0]);
rectangle('Position',[1031.25 -2625 93.75 93.75], 'FaceColor',[0 0 0]);
rectangle('Position',[1125 -2343.75 93.75 93.75], 'FaceColor',[0 0 0]);
rectangle('Position',[1218.75 -2343.75 93.75 93.75], 'FaceColor',[0 0 0]);
rectangle('Position',[1125 -2437.5 93.75 93.75], 'FaceColor',[1 1 1]);
rectangle('Position',[1218.75 -2437.5 93.75 93.75], 'FaceColor',[1 1 1]);
rectangle('Position',[1312.5 -2343.75 93.75 93.75], 'FaceColor',[0 0 0]);
rectangle('Position',[1406.25 -2343.75 93.75 93.75], 'FaceColor',[0 0 0]);
rectangle('Position',[1312.5 -2437.5 93.75 93.75], 'FaceColor',[1 1 1]);
rectangle('Position',[1406.25 -2437.5 93.75 93.75], 'FaceColor',[1 1 1]);
rectangle('Position',[1125 -2531.25 93.75 93.75], 'FaceColor',[1 1 1]);
rectangle('Position',[1218.75 -2531.25 93.75 93.75], 'FaceColor',[1 1 1]);
rectangle('Position',[1125 -2625 93.75 93.75], 'FaceColor',[0 0 0]);
rectangle('Position',[1218.75 -2625 93.75 93.75], 'FaceColor',[0 0 0]);
rectangle('Position',[1312.5 -2531.25 93.75 93.75], 'FaceColor',[1 1 1]);
rectangle('Position',[1406.25 -2531.25 93.75 93.75], 'FaceColor',[1 1 1]);
rectangle('Position',[1312.5 -2625 93.75 93.75], 'FaceColor',[0 0 0]);
rectangle('Position',[1406.25 -2625 93.75 93.75], 'FaceColor',[1 1 1]);
rectangle('Position',[750 -2718.75 93.75 93.75], 'FaceColor',[0 0 0]);
rectangle('Position',[843.75 -2718.75 93.75 93.75], 'FaceColor',[0 0 0]);
rectangle('Position',[750 -2812.5 93.75 93.75], 'FaceColor',[0 0 0]);
rectangle('Position',[843.75 -2812.5 93.75 93.75], 'FaceColor',[1 1 1]);
rectangle('Position',[937.5 -2718.75 93.75 93.75], 'FaceColor',[0 0 0]);
rectangle('Position',[1031.25 -2718.75 93.75 93.75], 'FaceColor',[0 0 0]);
rectangle('Position',[937.5 -2812.5 93.75 93.75], 'FaceColor',[1 1 1]);
rectangle('Position',[1031.25 -2812.5 93.75 93.75], 'FaceColor',[1 1 1]);
rectangle('Position',[750 -2906.25 93.75 93.75], 'FaceColor',[0 0 0]);
rectangle('Position',[843.75 -2906.25 93.75 93.75], 'FaceColor',[1 1 1]);
rectangle('Position',[750 -3000 93.75 93.75], 'FaceColor',[0 0 0]);
rectangle('Position',[843.75 -3000 93.75 93.75], 'FaceColor',[0 0 0]);
rectangle('Position',[937.5 -2906.25 93.75 93.75], 'FaceColor',[1 1 1]);
rectangle('Position',[1031.25 -2906.25 93.75 93.75], 'FaceColor',[1 1 1]);
rectangle('Position',[937.5 -3000 93.75 93.75], 'FaceColor',[0 0 0]);
rectangle('Position',[1031.25 -3000 93.75 93.75], 'FaceColor',[0 0 0]);
rectangle('Position',[1125 -2718.75 93.75 93.75], 'FaceColor',[0 0 0]);
rectangle('Position',[1218.75 -2718.75 93.75 93.75], 'FaceColor',[0 0 0]);
rectangle('Position',[1125 -2812.5 93.75 93.75], 'FaceColor',[1 1 1]);
rectangle('Position',[1218.75 -2812.5 93.75 93.75], 'FaceColor',[1 1 1]);
rectangle('Position',[1312.5 -2718.75 93.75 93.75], 'FaceColor',[0 0 0]);
rectangle('Position',[1406.25 -2718.75 93.75 93.75], 'FaceColor',[1 1 1]);
rectangle('Position',[1312.5 -2812.5 93.75 93.75], 'FaceColor',[1 1 1]);
rectangle('Position',[1406.25 -2812.5 93.75 93.75], 'FaceColor',[1 1 1]);
rectangle('Position',[1125 -2906.25 93.75 93.75], 'FaceColor',[1 1 1]);
rectangle('Position',[1218.75 -2906.25 93.75 93.75], 'FaceColor',[1 1 1]);
rectangle('Position',[1125 -3000 93.75 93.75], 'FaceColor',[0 0 0]);
rectangle('Position',[1218.75 -3000 93.75 93.75], 'FaceColor',[0 0 0]);
rectangle('Position',[1312.5 -2906.25 93.75 93.75], 'FaceColor',[1 1 1]);
rectangle('Position',[1406.25 -2906.25 93.75 93.75], 'FaceColor',[1 1 1]);
rectangle('Position',[1312.5 -3000 93.75 93.75], 'FaceColor',[0 0 0]);
rectangle('Position',[1406.25 -3000 93.75 93.75], 'FaceColor',[0 0 0]);
rectangle('Position',[1687.5 -1593.75 93.75 93.75], 'FaceColor',[0 0 0]);
rectangle('Position',[1781.25 -1593.75 93.75 93.75], 'FaceColor',[0 0 0]);
rectangle('Position',[1687.5 -1687.5 93.75 93.75], 'FaceColor',[0 0 0]);
rectangle('Position',[1781.25 -1687.5 93.75 93.75], 'FaceColor',[1 1 1]);
rectangle('Position',[1687.5 -1781.25 93.75 93.75], 'FaceColor',[0 0 0]);
rectangle('Position',[1781.25 -1781.25 93.75 93.75], 'FaceColor',[1 1 1]);
rectangle('Position',[1687.5 -1875 93.75 93.75], 'FaceColor',[0 0 0]);
rectangle('Position',[1781.25 -1875 93.75 93.75], 'FaceColor',[1 1 1]);
rectangle('Position',[1875 -1593.75 93.75 93.75], 'FaceColor',[0 0 0]);
rectangle('Position',[1968.75 -1593.75 93.75 93.75], 'FaceColor',[1 1 1]);
rectangle('Position',[1875 -1687.5 93.75 93.75], 'FaceColor',[1 1 1]);
rectangle('Position',[1968.75 -1687.5 93.75 93.75], 'FaceColor',[1 1 1]);
rectangle('Position',[1500 -1968.75 93.75 93.75], 'FaceColor',[0 0 0]);
rectangle('Position',[1593.75 -1968.75 93.75 93.75], 'FaceColor',[0 0 0]);
rectangle('Position',[1500 -2062.5 93.75 93.75], 'FaceColor',[1 1 1]);
rectangle('Position',[1593.75 -2062.5 93.75 93.75], 'FaceColor',[1 1 1]);
rectangle('Position',[1687.5 -1968.75 93.75 93.75], 'FaceColor',[0 0 0]);
rectangle('Position',[1781.25 -1968.75 93.75 93.75], 'FaceColor',[1 1 1]);
rectangle('Position',[1687.5 -2062.5 93.75 93.75], 'FaceColor',[1 1 1]);
rectangle('Position',[1781.25 -2062.5 93.75 93.75], 'FaceColor',[1 1 1]);
rectangle('Position',[2625 -1593.75 93.75 93.75], 'FaceColor',[1 1 1]);
rectangle('Position',[2718.75 -1593.75 93.75 93.75], 'FaceColor',[0 0 0]);
rectangle('Position',[2625 -1687.5 93.75 93.75], 'FaceColor',[1 1 1]);
rectangle('Position',[2718.75 -1687.5 93.75 93.75], 'FaceColor',[0 0 0]);
rectangle('Position',[2812.5 -1781.25 93.75 93.75], 'FaceColor',[1 1 1]);
rectangle('Position',[2906.25 -1781.25 93.75 93.75], 'FaceColor',[0 0 0]);
rectangle('Position',[2812.5 -1875 93.75 93.75], 'FaceColor',[1 1 1]);
rectangle('Position',[2906.25 -1875 93.75 93.75], 'FaceColor',[0 0 0]);
rectangle('Position',[2812.5 -1968.75 93.75 93.75], 'FaceColor',[1 1 1]);
rectangle('Position',[2906.25 -1968.75 93.75 93.75], 'FaceColor',[0 0 0]);
rectangle('Position',[2812.5 -2062.5 93.75 93.75], 'FaceColor',[1 1 1]);
rectangle('Position',[2906.25 -2062.5 93.75 93.75], 'FaceColor',[0 0 0]);
rectangle('Position',[1500 -2343.75 93.75 93.75], 'FaceColor',[0 0 0]);
rectangle('Position',[1593.75 -2343.75 93.75 93.75], 'FaceColor',[0 0 0]);
rectangle('Position',[1500 -2437.5 93.75 93.75], 'FaceColor',[1 1 1]);
rectangle('Position',[1593.75 -2437.5 93.75 93.75], 'FaceColor',[0 0 0]);
rectangle('Position',[1500 -2531.25 93.75 93.75], 'FaceColor',[1 1 1]);
rectangle('Position',[1593.75 -2531.25 93.75 93.75], 'FaceColor',[0 0 0]);
rectangle('Position',[1500 -2625 93.75 93.75], 'FaceColor',[1 1 1]);
rectangle('Position',[1593.75 -2625 93.75 93.75], 'FaceColor',[0 0 0]);
rectangle('Position',[1875 -2531.25 93.75 93.75], 'FaceColor',[1 1 1]);
rectangle('Position',[1968.75 -2531.25 93.75 93.75], 'FaceColor',[1 1 1]);
rectangle('Position',[1875 -2625 93.75 93.75], 'FaceColor',[0 0 0]);
rectangle('Position',[1968.75 -2625 93.75 93.75], 'FaceColor',[0 0 0]);
rectangle('Position',[2062.5 -2531.25 93.75 93.75], 'FaceColor',[1 1 1]);
rectangle('Position',[2156.25 -2531.25 93.75 93.75], 'FaceColor',[1 1 1]);
rectangle('Position',[2062.5 -2625 93.75 93.75], 'FaceColor',[0 0 0]);
rectangle('Position',[2156.25 -2625 93.75 93.75], 'FaceColor',[1 1 1]);
rectangle('Position',[1500 -2718.75 93.75 93.75], 'FaceColor',[1 1 1]);
rectangle('Position',[1593.75 -2718.75 93.75 93.75], 'FaceColor',[0 0 0]);
rectangle('Position',[1500 -2812.5 93.75 93.75], 'FaceColor',[1 1 1]);
rectangle('Position',[1593.75 -2812.5 93.75 93.75], 'FaceColor',[0 0 0]);
rectangle('Position',[1500 -2906.25 93.75 93.75], 'FaceColor',[1 1 1]);
rectangle('Position',[1593.75 -2906.25 93.75 93.75], 'FaceColor',[0 0 0]);
rectangle('Position',[1500 -3000 93.75 93.75], 'FaceColor',[0 0 0]);
rectangle('Position',[1593.75 -3000 93.75 93.75], 'FaceColor',[0 0 0]);
rectangle('Position',[1875 -2718.75 93.75 93.75], 'FaceColor',[0 0 0]);
rectangle('Position',[1968.75 -2718.75 93.75 93.75], 'FaceColor',[0 0 0]);
rectangle('Position',[1875 -2812.5 93.75 93.75], 'FaceColor',[1 1 1]);
rectangle('Position',[1968.75 -2812.5 93.75 93.75], 'FaceColor',[1 1 1]);
rectangle('Position',[2062.5 -2718.75 93.75 93.75], 'FaceColor',[0 0 0]);
rectangle('Position',[2156.25 -2718.75 93.75 93.75], 'FaceColor',[1 1 1]);
rectangle('Position',[2062.5 -2812.5 93.75 93.75], 'FaceColor',[1 1 1]);
rectangle('Position',[2156.25 -2812.5 93.75 93.75], 'FaceColor',[1 1 1]);
rectangle('Position',[1875 -2906.25 93.75 93.75], 'FaceColor',[1 1 1]);
rectangle('Position',[1968.75 -2906.25 93.75 93.75], 'FaceColor',[1 1 1]);
rectangle('Position',[1875 -3000 93.75 93.75], 'FaceColor',[0 0 0]);
rectangle('Position',[1968.75 -3000 93.75 93.75], 'FaceColor',[0 0 0]);
rectangle('Position',[2062.5 -2906.25 93.75 93.75], 'FaceColor',[1 1 1]);
rectangle('Position',[2156.25 -2906.25 93.75 93.75], 'FaceColor',[1 1 1]);
rectangle('Position',[2062.5 -3000 93.75 93.75], 'FaceColor',[0 0 0]);
rectangle('Position',[2156.25 -3000 93.75 93.75], 'FaceColor',[0 0 0]);
rectangle('Position',[2250 -2343.75 93.75 93.75], 'FaceColor',[0 0 0]);
rectangle('Position',[2343.75 -2343.75 93.75 93.75], 'FaceColor',[0 0 0]);
rectangle('Position',[2250 -2437.5 93.75 93.75], 'FaceColor',[1 1 1]);
rectangle('Position',[2343.75 -2437.5 93.75 93.75], 'FaceColor',[1 1 1]);
rectangle('Position',[2625 -2343.75 93.75 93.75], 'FaceColor',[0 0 0]);
rectangle('Position',[2718.75 -2343.75 93.75 93.75], 'FaceColor',[0 0 0]);
rectangle('Position',[2625 -2437.5 93.75 93.75], 'FaceColor',[1 1 1]);
rectangle('Position',[2718.75 -2437.5 93.75 93.75], 'FaceColor',[1 1 1]);
rectangle('Position',[2812.5 -2343.75 93.75 93.75], 'FaceColor',[0 0 0]);
rectangle('Position',[2906.25 -2343.75 93.75 93.75], 'FaceColor',[0 0 0]);
rectangle('Position',[2812.5 -2437.5 93.75 93.75], 'FaceColor',[1 1 1]);
rectangle('Position',[2906.25 -2437.5 93.75 93.75], 'FaceColor',[0 0 0]);
rectangle('Position',[2812.5 -2531.25 93.75 93.75], 'FaceColor',[1 1 1]);
rectangle('Position',[2906.25 -2531.25 93.75 93.75], 'FaceColor',[0 0 0]);
rectangle('Position',[2812.5 -2625 93.75 93.75], 'FaceColor',[1 1 1]);
rectangle('Position',[2906.25 -2625 93.75 93.75], 'FaceColor',[0 0 0]);
rectangle('Position',[2437.5 -2718.75 93.75 93.75], 'FaceColor',[0 0 0]);
rectangle('Position',[2531.25 -2718.75 93.75 93.75], 'FaceColor',[0 0 0]);
rectangle('Position',[2437.5 -2812.5 93.75 93.75], 'FaceColor',[1 1 1]);
rectangle('Position',[2531.25 -2812.5 93.75 93.75], 'FaceColor',[1 1 1]);
rectangle('Position',[2250 -2906.25 93.75 93.75], 'FaceColor',[1 1 1]);
rectangle('Position',[2343.75 -2906.25 93.75 93.75], 'FaceColor',[1 1 1]);
rectangle('Position',[2250 -3000 93.75 93.75], 'FaceColor',[0 0 0]);
rectangle('Position',[2343.75 -3000 93.75 93.75], 'FaceColor',[0 0 0]);
rectangle('Position',[2437.5 -2906.25 93.75 93.75], 'FaceColor',[1 1 1]);
rectangle('Position',[2531.25 -2906.25 93.75 93.75], 'FaceColor',[1 1 1]);
rectangle('Position',[2437.5 -3000 93.75 93.75], 'FaceColor',[0 0 0]);
rectangle('Position',[2531.25 -3000 93.75 93.75], 'FaceColor',[0 0 0]);
rectangle('Position',[2812.5 -2718.75 93.75 93.75], 'FaceColor',[1 1 1]);
rectangle('Position',[2906.25 -2718.75 93.75 93.75], 'FaceColor',[0 0 0]);
rectangle('Position',[2812.5 -2812.5 93.75 93.75], 'FaceColor',[1 1 1]);
rectangle('Position',[2906.25 -2812.5 93.75 93.75], 'FaceColor',[0 0 0]);
rectangle('Position',[2625 -2906.25 93.75 93.75], 'FaceColor',[1 1 1]);
rectangle('Position',[2718.75 -2906.25 93.75 93.75], 'FaceColor',[1 1 1]);
rectangle('Position',[2625 -3000 93.75 93.75], 'FaceColor',[0 0 0]);
rectangle('Position',[2718.75 -3000 93.75 93.75], 'FaceColor',[0 0 0]);
rectangle('Position',[2812.5 -2906.25 93.75 93.75], 'FaceColor',[1 1 1]);
rectangle('Position',[2906.25 -2906.25 93.75 93.75], 'FaceColor',[0 0 0]);
rectangle('Position',[2812.5 -3000 93.75 93.75], 'FaceColor',[0 0 0]);
rectangle('Position',[2906.25 -3000 93.75 93.75], 'FaceColor',[0 0 0]);
X=[2800,2718.75,2718.75,2578.12,2484.38,2390.62,2296.88,2296.88,2390.62,2484.38,2578.12,2718.75,2718.75,2578.12,2484.38,2343.75,2156.25,1968.75,1828.12,1734.38,1640.62,1546.88,1406.25,1218.75,1031.25,890.625,890.625,843.75,656.25,515.625,421.875,328.125,234.375,234.375,328.125,328.125,328.125,328.125,328.125,281.25,234.375,234.375,281.25,200];
Y=[-200,-281.25,-468.75,-609.375,-609.375,-609.375,-703.125,-796.875,-890.625,-890.625,-890.625,-1031.25,-1218.75,-1265.62,-1265.62,-1406.25,-1593.75,-1781.25,-1921.88,-2015.62,-2015.62,-2015.62,-1968.75,-1781.25,-1593.75,-1453.12,-1359.38,-1218.75,-1218.75,-1359.38,-1453.12,-1546.88,-1640.62,-1734.38,-1828.12,-1921.88,-2015.62,-2109.38,-2203.12,-2343.75,-2484.38,-2578.12,-2718.75,-2800];
hold on;
plot(X,Y,'r');
legend('6269.93','Location','southoutside');
